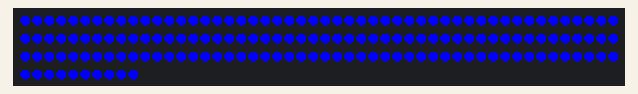
This sketch was run on a simulated Arduino Uno, built with avr-gcc and run on an emulated ATmega328P. Shown: 160 RGB LEDs in strip order, left to right, continuing on the next row.

Above: at 0.1 s.

The sketch:

lights.ino
```cpp
#include "LPD8806.h"
#include "SPI.h"

// Simple test for 160 (5 meters) of LPD8806-based RGB LED strip

/*****************************************************************************/

// Number of RGB LEDs in strand:
int nLEDs = 160;

// Chose 2 pins for output; can be any valid output pins:
int dataPin  = 2;
int clockPin = 3;

// First parameter is the number of LEDs in the strand.  The LED strips
// are 32 LEDs per meter but you can extend or cut the strip.  Next two
// parameters are SPI data and clock pins:
LPD8806 strip = LPD8806(nLEDs, dataPin, clockPin);

// You can optionally use hardware SPI for faster writes, just leave out
// the data and clock pin parameters.  But this does limit use to very
// specific pins on the Arduino.  For "classic" Arduinos (Uno, Duemilanove,
// etc.), data = pin 11, clock = pin 13.  For Arduino Mega, data = pin 51,
// clock = pin 52.  For 32u4 Breakout Board+ and Teensy, data = pin B2,
// clock = pin B1.  For Leonardo, this can ONLY be done on the ICSP pins.
//LPD8806 strip = LPD8806(nLEDs);
uint8_t* getRGB(uint32_t c)
{
  uint8_t r=((c >> 8) & 0x7F);
  uint8_t g=((c >> 16) & 0x7F);
  uint8_t b=(c & 0x7F);
  uint8_t rgb[3];
  rgb[0] = r;
  rgb[1] = g;
  rgb[2] = b;
  return &rgb[0];
}


uint32_t darker(uint32_t c, double scale){
  uint8_t *rgb = getRGB(c);
  int r = rgb[0];
  int g = rgb[1];
  int b = rgb[2];
  int newR=r/scale;
  int newG=g/scale;
  int newB=b/scale;
  if ((newR==0 && r!=0) || (newG==0 && g!=0) || (newB==0 && b!=0))
  {
    Serial.println("NOPE");
    return c;
  }
  return strip.Color(newR, newG, newB);
}

uint32_t brighter(uint32_t c, double scale){
  uint8_t *rgb = getRGB(c);
  int r = rgb[0];
  int g = rgb[1];
  int b = rgb[2];
  int newR=r*scale;
  int newG=g*scale;
  int newB=b*scale;
  if (newR>127 || newG>127 || newB>127) return c;
  return strip.Color(newR, newG, newB);
}

uint32_t addRGB(uint32_t c, int r, int g, int b)
{
  uint8_t *rgb = getRGB(c);
  int newR = max(min(rgb[0]+r,127),0);
  int newG = max(min(rgb[1]+g,127),0);
  int newB = max(min(rgb[2]+b,127),0);
  return strip.Color(newR, newG, newB);
}
//Has issues with rounding down to 0, so generally avoid using with large steps
uint32_t nextInFadeSequence(uint32_t start, uint32_t finish, int steps)
{
  if (steps == 0){
    return finish;
  }
  uint8_t *rgbStart = getRGB(start);
  uint8_t *rgbFinish = getRGB(finish);
  int deltaR = (rgbFinish[0] - rgbStart[0])/steps;
  int deltaG = (rgbFinish[1] - rgbStart[1])/steps;
  int deltaB = (rgbFinish[2] - rgbStart[2])/steps;
  return addRGB(start, deltaR, deltaG, deltaB);
}
//Get the color at a specific "pos" in a fade sequence of length "steps"
uint32_t colorInFadeSequence(uint32_t start, uint32_t finish, int steps, int pos)
{
  if (steps == 0){
    return finish;
  }
  uint8_t *rgbStart = getRGB(start);
  uint8_t *rgbFinish = getRGB(finish);
  int deltaR = (rgbFinish[0] - rgbStart[0])*pos/steps;
  int deltaG = (rgbFinish[1] - rgbStart[1])*pos/steps;
  int deltaB = (rgbFinish[2] - rgbStart[2])*pos/steps;
  return addRGB(start, deltaR, deltaG, deltaB);
}

void setup() {
  Serial.begin(9600);
  randomSeed(analogRead(0));
  // Start up the LED strip
  strip.begin();

  // Update the strip, to start they are all 'off'
  strip.show();
}

uint32_t blue=strip.Color(0,0,16);
uint32_t teal=strip.Color(0,16,16);
uint32_t green=strip.Color(0,16,0);
uint32_t yellow=strip.Color(16,16,0);
uint32_t red=strip.Color(16,0,0);
uint32_t purple=strip.Color(16,0,16);


uint32_t colors[]={blue, teal, green, yellow, red, purple};

int currentIdx = 0;
void loop() {

    fadeFillContinuous(colors[currentIdx%6], colors[(currentIdx+2)%6], colors[(currentIdx+4)%6] ,5);
    currentIdx++;
}

void allLit(uint32_t c, uint8_t wait) {
  int i;

  // Start by turning all pixels off:
  for(i=0; i<strip.numPixels(); i++) strip.setPixelColor(i, 0);

   for(i=0; i<strip.numPixels(); i++) {
     strip.setPixelColor(i, c);
   }

   delay(wait);
   strip.show();
}

void allFade(uint32_t c1, uint32_t c2, uint8_t wait) {
  int i;

  // Start by turning all pixels off:
  for(i=0; i<strip.numPixels(); i++) strip.setPixelColor(i, 0);
  uint32_t current = c1;
   for(i=0; i<strip.numPixels(); i++) {
     int numSteps = strip.numPixels() - (i+1);
     strip.setPixelColor(i, current);
     current = nextInFadeSequence(current, c2, numSteps);

   }

   delay(wait);
   strip.show();
}

void lightRight(uint32_t c, uint8_t wait) {
  int i;

  // Start by turning all pixels off:
  for(i=0; i<strip.numPixels(); i++) strip.setPixelColor(i, 0);

   for(i=0; i<strip.numPixels(); i++) {

     if (i<46) strip.setPixelColor(i, c);
   }

   delay(wait);
   strip.show();
}

void lightLeft(uint32_t c, uint8_t wait) {
  int i;

  // Start by turning all pixels off:
  for(i=0; i<strip.numPixels(); i++) strip.setPixelColor(i, 0);

   for(i=0; i<strip.numPixels(); i++) {

     if (i>113) strip.setPixelColor(i, c);
   }

   delay(wait);
   strip.show();
}

void lightTop(uint32_t c, uint8_t wait) {
  int i;

  // Start by turning all pixels off:
  for(i=0; i<strip.numPixels(); i++) strip.setPixelColor(i, 0);

   for(i=0; i<strip.numPixels(); i++) {

     if (i >=46 && i <= 113) strip.setPixelColor(i, c);
   }

   delay(wait);
   strip.show();
}
// Chase one dot down the full strip.
int trailLen=6;
int trailMultiplier=25;
void colorChase(uint32_t c, uint8_t wait) {
  int i;

  // Start by turning all pixels off:
  for(i=0; i<strip.numPixels(); i++) strip.setPixelColor(i, 0);

  // Then display one pixel at a time:
  for(i=0; i<strip.numPixels()+trailLen*trailMultiplier; i++) {
    int j;
    for (j=i; j>=0 && j>=i-trailMultiplier*trailLen; j--){
      if (j<strip.numPixels())
        strip.setPixelColor(j, darker(c, pow(2, (i-j)/trailMultiplier)));
    }
    strip.show();              // Refresh LED states
    strip.setPixelColor(i, 0); // Erase pixel, but don't refresh!
    for (j=i; j>=0 && j>=i-trailMultiplier*trailLen; j--){
      strip.setPixelColor(j, 0);
    }
    delay(wait/(pow(trailMultiplier,2)));
  }

  strip.show(); // Refresh to turn off last pixel
  trailMultiplier++;
}

void chaseFill(uint32_t c, uint8_t wait) {
  int i;

  // Start by turning all pixels off:

  // Then display one pixel at a time:
  for(i=0; i<strip.numPixels()+trailLen; i++) {
    int j;
    for (j=i; j>=0 && j>=i-trailLen; j--){
      if (j<strip.numPixels())
        strip.setPixelColor(j, darker(c, pow(2, i-j)));
    }
    strip.show();              // Refresh LED states


    delay(wait);
  }

  strip.show(); // Refresh to turn off last pixel
}

void fadeChase(uint32_t c1, uint32_t c2, uint8_t wait) {
  int i;

  // Start by turning all pixels off:
  for(i=0; i<strip.numPixels(); i++) strip.setPixelColor(i, 0);

  // Then display one pixel at a time:
  for(i=0; i<strip.numPixels()+trailLen*trailMultiplier; i++) {
    int j;
    uint32_t current = c1;
    for (j=i; j>=0 && j>=i-trailMultiplier*trailLen; j--){
      if (j<strip.numPixels()){
        int numSteps = trailMultiplier*trailLen - (i - j);
        strip.setPixelColor(j, current);
        current = nextInFadeSequence(current, c2, numSteps);
      }
    }
    strip.show();              // Refresh LED states
    strip.setPixelColor(i, 0); // Erase pixel, but don't refresh!
    for (j=i; j>=0 && j>=i-trailMultiplier*trailLen; j--){
      strip.setPixelColor(j, 0);
    }
    delay(wait/(pow(trailMultiplier,2)));
  }

  strip.show(); // Refresh to turn off last pixel
}
void fadeFill(uint32_t c1, uint32_t c2,  uint32_t c3, uint8_t wait) {
  int i;

  // Then display one pixel at a time:
  for(i=0; i<strip.numPixels(); i++) {
    int j;
    uint32_t current = c1;
    if (i>=strip.numPixels()+trailLen*trailMultiplier/2-1){
      current=c2;
    }
    for (j=i; j>=0 && j>=i-trailMultiplier*trailLen; j--){
      if (j<strip.numPixels()){
        int numSteps = trailMultiplier*trailLen - (i - j);
        if (numSteps>trailMultiplier*trailLen/2){
          strip.setPixelColor(j, current);
          current = nextInFadeSequence(current, c2, numSteps-trailMultiplier*trailLen/2);
        }
        else{
          strip.setPixelColor(j, current);
          current = nextInFadeSequence(current, c3, numSteps);
        }
      }
    }
    strip.show();              // Refresh LED states

    delay(wait);
  }

  strip.show(); // Refresh to turn off last pixel
}

void fadeFillContinuous(uint32_t c1, uint32_t c2,  uint32_t c3, uint8_t wait) {
  int i;

  uint32_t current1=c1;
  uint32_t current2=c2;
  uint32_t current3=c3;
  int offset=0;
  while (true){
    for(i=0; i<strip.numPixels()/3; i++) {
      strip.setPixelColor((i+offset)%strip.numPixels(), colorInFadeSequence(current1,current2,strip.numPixels()/3,i));
    }
    for(i=strip.numPixels()/3; i<2*strip.numPixels()/3; i++) {
      strip.setPixelColor((i+offset)%strip.numPixels(), colorInFadeSequence(current2,current3,strip.numPixels()/3,i-strip.numPixels()/3));
    }
    for(i=2*strip.numPixels()/3; i<strip.numPixels(); i++) {
      strip.setPixelColor((i+offset)%strip.numPixels(), colorInFadeSequence(current3,current1,strip.numPixels()/3,i-2*strip.numPixels()/3));
    }
    delay(wait);
    strip.show(); // Refresh to turn off last pixel
    offset++;

  }
}


void fadeFillClear(uint32_t c1, uint32_t c2,  uint32_t c3, uint8_t wait) {
  int i;

  // Start by turning all pixels off:
  for(i=0; i<strip.numPixels(); i++) strip.setPixelColor(i, 0);

  // Then display one pixel at a time:
  for(i=0; i<strip.numPixels()+trailLen*trailMultiplier/2; i++) {
    int j;
    uint32_t current = c1;
    if (i>=strip.numPixels()+trailLen*trailMultiplier/2-1){
      current=c2;
    }
    for (j=i; j>=0 && j>=i-trailMultiplier*trailLen; j--){
      if (j<strip.numPixels()){
        int numSteps = trailMultiplier*trailLen - (i - j);
        if (numSteps>trailMultiplier*trailLen/2){
          strip.setPixelColor(j, current);
          current = nextInFadeSequence(current, c2, numSteps-trailMultiplier*trailLen/2);
        }
        else{
          strip.setPixelColor(j, current);
          current = nextInFadeSequence(current, c3, numSteps);
        }
      }
    }
    strip.show();              // Refresh LED states

    delay(wait);
  }

  strip.show(); // Refresh to turn off last pixel
}

// Chase one dot down the full strip.  Good for testing purposes.
void movingLights(uint32_t c, uint8_t wait) {
  int i;

  // Start by turning all pixels off:
  for(i=0; i<strip.numPixels(); i++) strip.setPixelColor(i, 0);

   for(i=0; i<strip.numPixels(); i++) {
     if (i<strip.numPixels()/2){
       if (i%3 ==0) strip.setPixelColor(i, c);
     }
     else if ((i+2)%3==0) strip.setPixelColor(i, c);
   }

   delay(wait);
   strip.show();

   for(i=0; i<strip.numPixels(); i++) strip.setPixelColor(i, 0);

   for(i=0; i<strip.numPixels(); i++) {
     if ((i+1)%3 ==0) strip.setPixelColor(i, c);
   }

   delay(wait);

  strip.show(); // Refresh to turn off last pixel

   for(i=0; i<strip.numPixels(); i++) strip.setPixelColor(i, 0);

   for(i=0; i<strip.numPixels(); i++) {
     if (i<strip.numPixels()/2){
       if ((i+2)%3 ==0) strip.setPixelColor(i, c);
     }
     else if (i%3==0) strip.setPixelColor(i, c);
   }

   delay(wait);

  strip.show(); // Refresh to turn off last pixel
}
```
